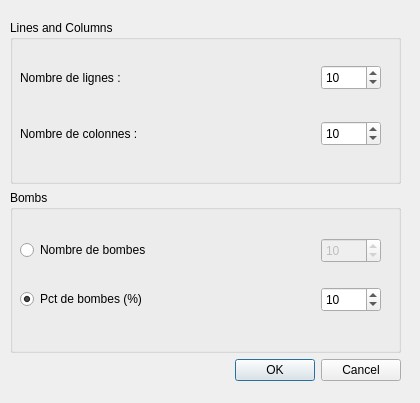
<?xml version="1.0" encoding="UTF-8"?>
<ui version="4.0">
 <class>ConfigurationDialog</class>
 <widget class="QDialog" name="ConfigurationDialog">
  <property name="geometry">
   <rect>
    <x>0</x>
    <y>0</y>
    <width>420</width>
    <height>403</height>
   </rect>
  </property>
  <property name="windowTitle">
   <string>Configuration - [Preview]</string>
  </property>
  <widget class="QWidget" name="">
   <property name="geometry">
    <rect>
     <x>10</x>
     <y>20</y>
     <width>391</width>
     <height>361</height>
    </rect>
   </property>
   <layout class="QVBoxLayout" name="verticalLayout_3">
    <item>
     <widget class="QGroupBox" name="groupBox">
      <property name="title">
       <string>Lines and Columns</string>
      </property>
      <widget class="QWidget" name="">
       <property name="geometry">
        <rect>
         <x>10</x>
         <y>20</y>
         <width>361</width>
         <height>131</height>
        </rect>
       </property>
       <layout class="QVBoxLayout" name="verticalLayout">
        <item>
         <layout class="QHBoxLayout" name="horizontalLayout">
          <item>
           <widget class="QLabel" name="label">
            <property name="text">
             <string>Nombre de lignes :</string>
            </property>
           </widget>
          </item>
          <item>
           <spacer name="horizontalSpacer">
            <property name="orientation">
             <enum>Qt::Horizontal</enum>
            </property>
            <property name="sizeHint" stdset="0">
             <size>
              <width>40</width>
              <height>20</height>
             </size>
            </property>
           </spacer>
          </item>
          <item>
           <widget class="QSpinBox" name="nbLignes">
            <property name="minimumSize">
             <size>
              <width>60</width>
              <height>25</height>
             </size>
            </property>
            <property name="minimum">
             <number>5</number>
            </property>
            <property name="value">
             <number>10</number>
            </property>
           </widget>
          </item>
         </layout>
        </item>
        <item>
         <layout class="QHBoxLayout" name="horizontalLayout_2">
          <item>
           <widget class="QLabel" name="label_2">
            <property name="text">
             <string>Nombre de colonnes :</string>
            </property>
           </widget>
          </item>
          <item>
           <spacer name="horizontalSpacer_2">
            <property name="orientation">
             <enum>Qt::Horizontal</enum>
            </property>
            <property name="sizeHint" stdset="0">
             <size>
              <width>40</width>
              <height>20</height>
             </size>
            </property>
           </spacer>
          </item>
          <item>
           <widget class="QSpinBox" name="nbColonnes">
            <property name="minimumSize">
             <size>
              <width>60</width>
              <height>25</height>
             </size>
            </property>
            <property name="minimum">
             <number>5</number>
            </property>
            <property name="value">
             <number>10</number>
            </property>
           </widget>
          </item>
         </layout>
        </item>
       </layout>
      </widget>
     </widget>
    </item>
    <item>
     <widget class="QGroupBox" name="groupBox_2">
      <property name="title">
       <string>Bombs</string>
      </property>
      <widget class="QWidget" name="">
       <property name="geometry">
        <rect>
         <x>10</x>
         <y>30</y>
         <width>361</width>
         <height>111</height>
        </rect>
       </property>
       <layout class="QVBoxLayout" name="verticalLayout_2">
        <item>
         <layout class="QHBoxLayout" name="horizontalLayout_3">
          <item>
           <widget class="QRadioButton" name="rbNbBombes">
            <property name="text">
             <string>Nombre de bombes</string>
            </property>
           </widget>
          </item>
          <item>
           <spacer name="horizontalSpacer_3">
            <property name="orientation">
             <enum>Qt::Horizontal</enum>
            </property>
            <property name="sizeHint" stdset="0">
             <size>
              <width>40</width>
              <height>20</height>
             </size>
            </property>
           </spacer>
          </item>
          <item>
           <widget class="QSpinBox" name="nbBombes">
            <property name="enabled">
             <bool>false</bool>
            </property>
            <property name="minimumSize">
             <size>
              <width>60</width>
              <height>25</height>
             </size>
            </property>
            <property name="minimum">
             <number>2</number>
            </property>
            <property name="value">
             <number>10</number>
            </property>
           </widget>
          </item>
         </layout>
        </item>
        <item>
         <layout class="QHBoxLayout" name="horizontalLayout_4">
          <item>
           <widget class="QRadioButton" name="rbPctBombes">
            <property name="text">
             <string>Pct de bombes (%) </string>
            </property>
            <property name="checked">
             <bool>true</bool>
            </property>
           </widget>
          </item>
          <item>
           <spacer name="horizontalSpacer_4">
            <property name="orientation">
             <enum>Qt::Horizontal</enum>
            </property>
            <property name="sizeHint" stdset="0">
             <size>
              <width>40</width>
              <height>20</height>
             </size>
            </property>
           </spacer>
          </item>
          <item>
           <widget class="QSpinBox" name="pctBombes">
            <property name="minimumSize">
             <size>
              <width>60</width>
              <height>25</height>
             </size>
            </property>
            <property name="minimum">
             <number>5</number>
            </property>
            <property name="maximum">
             <number>95</number>
            </property>
            <property name="value">
             <number>10</number>
            </property>
           </widget>
          </item>
         </layout>
        </item>
       </layout>
      </widget>
     </widget>
    </item>
    <item>
     <widget class="QDialogButtonBox" name="buttonBox">
      <property name="orientation">
       <enum>Qt::Horizontal</enum>
      </property>
      <property name="standardButtons">
       <set>QDialogButtonBox::Cancel|QDialogButtonBox::Ok</set>
      </property>
     </widget>
    </item>
   </layout>
  </widget>
 </widget>
 <resources/>
 <connections>
  <connection>
   <sender>buttonBox</sender>
   <signal>accepted()</signal>
   <receiver>ConfigurationDialog</receiver>
   <slot>accept()</slot>
   <hints>
    <hint type="sourcelabel">
     <x>229</x>
     <y>371</y>
    </hint>
    <hint type="destinationlabel">
     <x>157</x>
     <y>237</y>
    </hint>
   </hints>
  </connection>
  <connection>
   <sender>buttonBox</sender>
   <signal>rejected()</signal>
   <receiver>ConfigurationDialog</receiver>
   <slot>reject()</slot>
   <hints>
    <hint type="sourcelabel">
     <x>261</x>
     <y>377</y>
    </hint>
    <hint type="destinationlabel">
     <x>276</x>
     <y>237</y>
    </hint>
   </hints>
  </connection>
  <connection>
   <sender>nbLignes</sender>
   <signal>valueChanged(int)</signal>
   <receiver>ConfigurationDialog</receiver>
   <slot>setNbLignes(int)</slot>
   <hints>
    <hint type="sourcelabel">
     <x>329</x>
     <y>75</y>
    </hint>
    <hint type="destinationlabel">
     <x>410</x>
     <y>41</y>
    </hint>
   </hints>
  </connection>
  <connection>
   <sender>nbColonnes</sender>
   <signal>valueChanged(int)</signal>
   <receiver>ConfigurationDialog</receiver>
   <slot>setNbColonnes(int)</slot>
   <hints>
    <hint type="sourcelabel">
     <x>346</x>
     <y>136</y>
    </hint>
    <hint type="destinationlabel">
     <x>406</x>
     <y>111</y>
    </hint>
   </hints>
  </connection>
  <connection>
   <sender>nbBombes</sender>
   <signal>valueChanged(int)</signal>
   <receiver>ConfigurationDialog</receiver>
   <slot>setNbBombes(int)</slot>
   <hints>
    <hint type="sourcelabel">
     <x>338</x>
     <y>249</y>
    </hint>
    <hint type="destinationlabel">
     <x>407</x>
     <y>228</y>
    </hint>
   </hints>
  </connection>
  <connection>
   <sender>pctBombes</sender>
   <signal>valueChanged(int)</signal>
   <receiver>ConfigurationDialog</receiver>
   <slot>setPctBombes(int)</slot>
   <hints>
    <hint type="sourcelabel">
     <x>339</x>
     <y>298</y>
    </hint>
    <hint type="destinationlabel">
     <x>407</x>
     <y>280</y>
    </hint>
   </hints>
  </connection>
  <connection>
   <sender>rbNbBombes</sender>
   <signal>toggled(bool)</signal>
   <receiver>ConfigurationDialog</receiver>
   <slot>nbBombsMode(bool)</slot>
   <hints>
    <hint type="sourcelabel">
     <x>57</x>
     <y>241</y>
    </hint>
    <hint type="destinationlabel">
     <x>4</x>
     <y>224</y>
    </hint>
   </hints>
  </connection>
  <connection>
   <sender>rbPctBombes</sender>
   <signal>toggled(bool)</signal>
   <receiver>ConfigurationDialog</receiver>
   <slot>pctBombsMode(bool)</slot>
   <hints>
    <hint type="sourcelabel">
     <x>35</x>
     <y>303</y>
    </hint>
    <hint type="destinationlabel">
     <x>6</x>
     <y>294</y>
    </hint>
   </hints>
  </connection>
 </connections>
 <slots>
  <slot>setNbLignes(int)</slot>
  <slot>setNbColonnes(int)</slot>
  <slot>setNbBombes(int)</slot>
  <slot>setPctBombes(int)</slot>
  <slot>nbBombsMode(bool)</slot>
  <slot>pctBombsMode(bool)</slot>
 </slots>
</ui>
